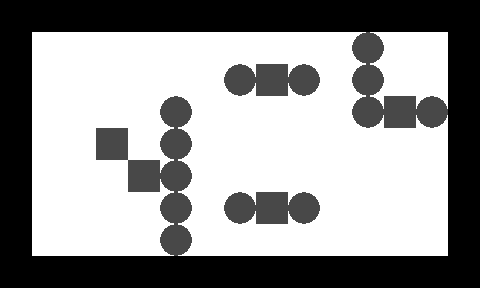

The image is a tile-based game level rendered from a .tmx file. Its description and complete source (layers, tilesets, objects, tile grids) follow:
An orthogonal 15x9 tile map with 32x32 px tiles, 2 tile layers (1, 2).

<map version="1.0" orientation="orthogonal" width="15" height="9" tilewidth="32" tileheight="32">
 <tileset firstgid="1" name="n_tiles1" tilewidth="32" tileheight="32">
  <image source="../../images/map/common/n_tiles1.png" width="128" height="64" />
 </tileset>
 <layer name="1" width="15" height="9">
  <data encoding="csv">
1,1,1,1,1,1,1,1,1,1,1,1,1,1,1,
1,1,1,1,1,1,1,1,1,1,1,1,1,1,1,
1,1,1,1,1,1,1,1,1,1,1,1,1,1,1,
1,1,1,1,1,1,1,1,1,1,1,1,1,1,1,
1,1,1,1,1,1,1,1,1,1,1,1,1,1,1,
1,1,1,1,1,1,1,1,1,1,1,1,1,1,1,
1,1,1,1,1,1,1,1,1,1,1,1,1,1,1,
1,1,1,1,1,1,1,1,1,1,1,1,1,1,1,
1,1,1,1,1,1,1,1,1,1,1,1,1,1,1
</data>
 </layer>
 <layer name="2" width="15" height="9">
  <data encoding="csv">
2,2,2,2,2,2,2,2,2,2,2,2,2,2,2,
2,0,0,0,0,0,0,0,0,0,0,3,0,0,2,
2,0,0,0,0,0,0,3,4,3,0,3,0,0,2,
2,0,0,0,0,3,0,0,0,0,0,3,4,3,2,
2,0,0,4,0,3,0,0,0,0,0,0,0,0,2,
2,0,0,0,4,3,0,0,0,0,0,0,0,0,2,
2,0,0,0,0,3,0,3,4,3,0,0,0,0,2,
2,0,0,0,0,3,0,0,0,0,0,0,0,0,2,
2,2,2,2,2,2,2,2,2,2,2,2,2,2,2
</data>
 </layer>
</map>
